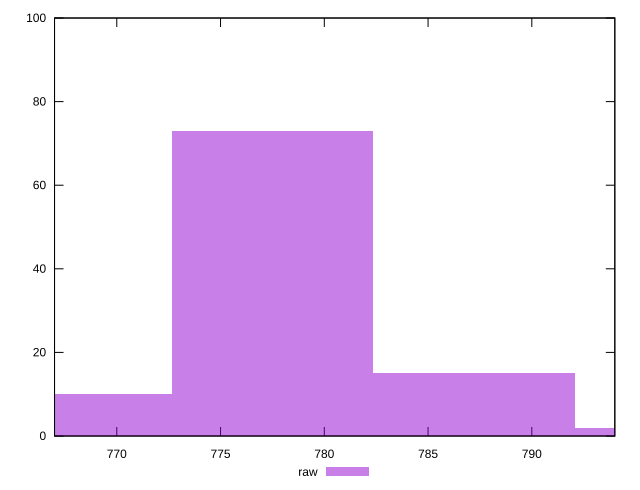

Here is the gnuplot script that generated this plot:
reset

$raw <<EOF
777.5064554432391 73
787.2252861362797 15
767.7876247501987 10
796.9441168293201 2
EOF

set key outside below
set boxwidth 9.71883069304049
set xrange [767:794]
set yrange [0:100]
set trange [0:100]
set style fill transparent solid 0.5 noborder
set terminal svg size 640, 490 enhanced background rgb 'white'
set output "report_00022_2021-02-20T12:08:46.964Z/uses-rel-preload/samples/pages+cached+noadtech/raw/histogram.svg"

plot $raw title "raw" with boxes

reset
